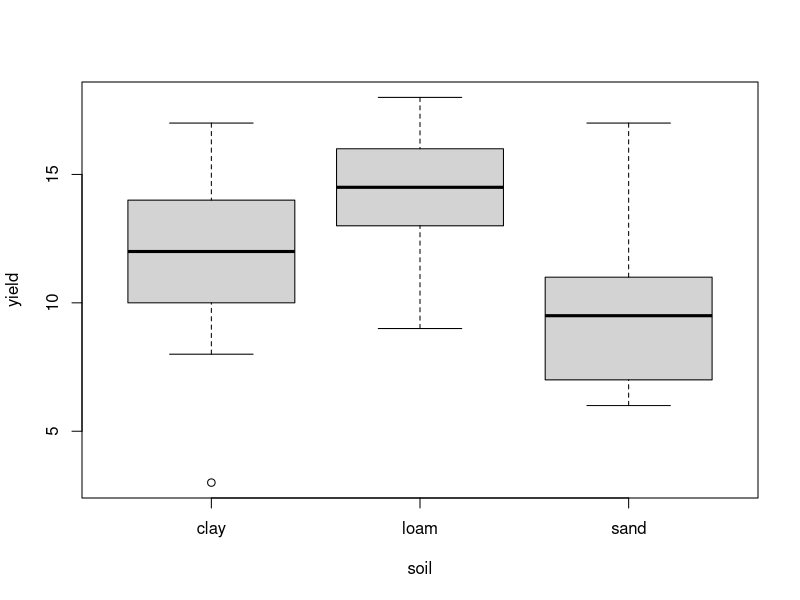
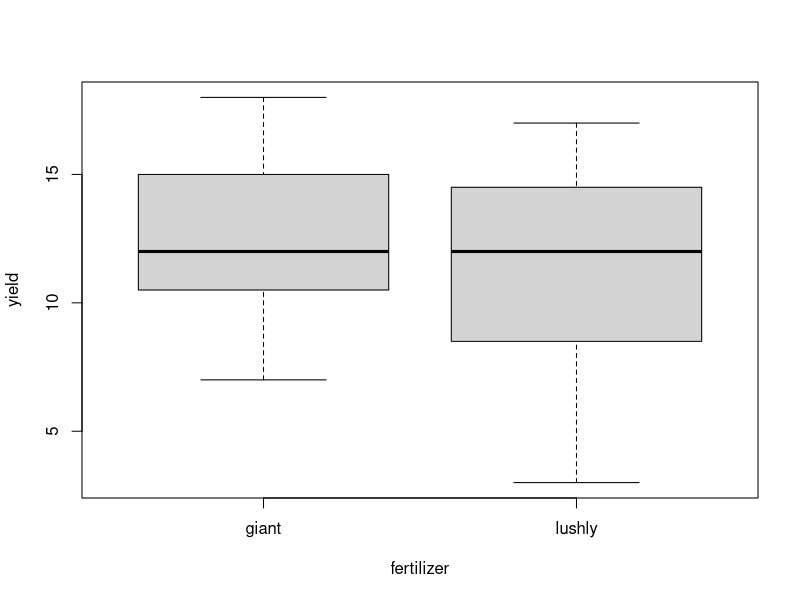
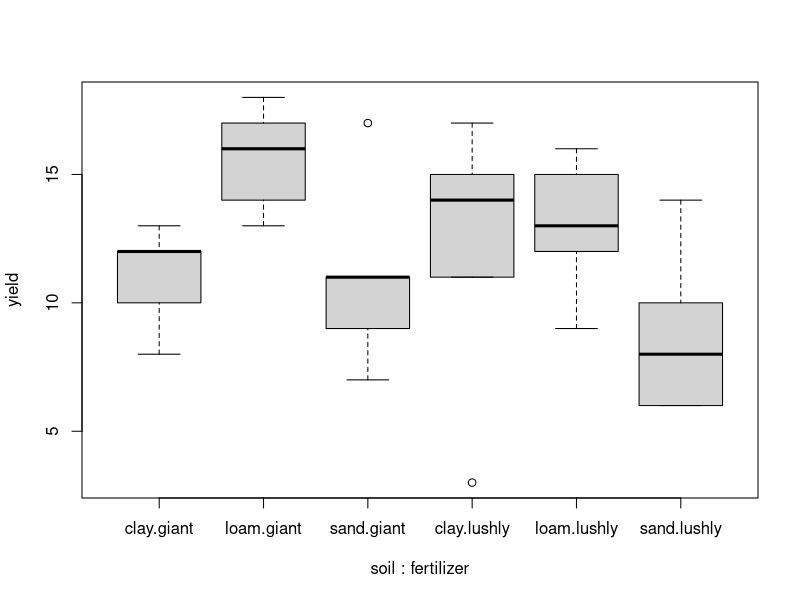
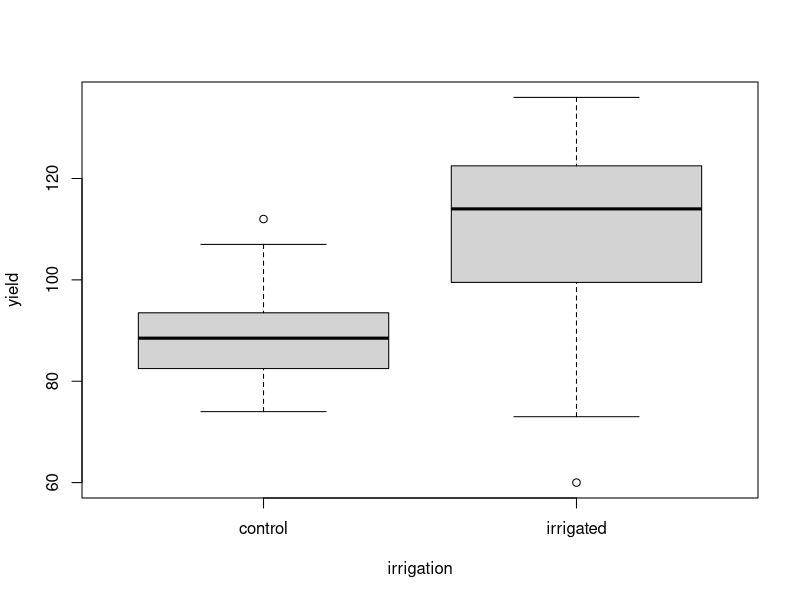
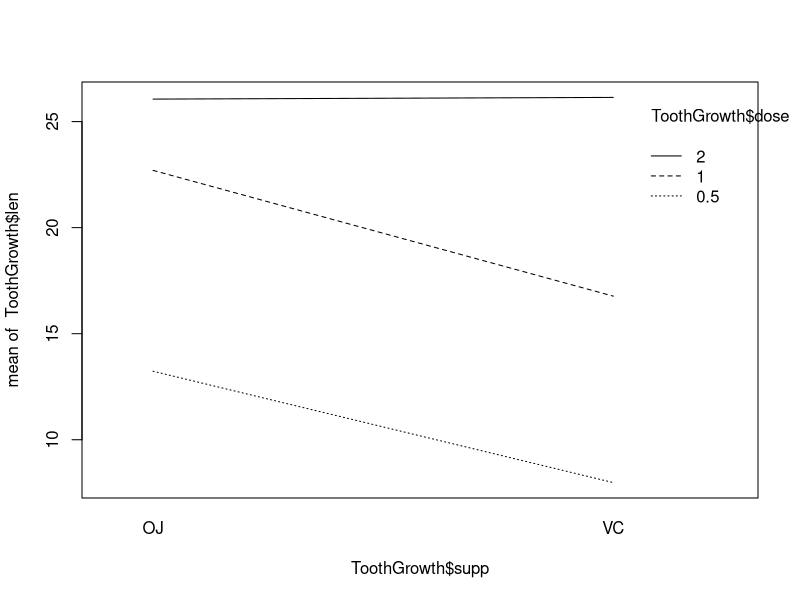

Recreate these plots in R, in order.
# two-way ANOVA

yields1 = read.table("yields.txt", header=T)
str(yields1)
summary(yields1)

# ANOVA assumptions
# check normality
boxplot(yield ~ soil, data=yields1)
boxplot(yield ~ fertilizer, data=yields1)
# check sample sizes across groups for all categories
table(yields1$soil)
table(yields1$fertilizer)
# check homoscedasticity
fligner.test(yield ~ soil, data=yields1)
fligner.test(yield ~ fertilizer, data=yields1)
fligner.test(yield ~ interaction(soil, fertilizer), data=yields1)

# don't forget: residuals are also supposed to be normally distributed (check with histogram & Shapiro-Wilk test)

# two independent variables instead of one --> soil type and fertilizer
model1 = aov(yield ~ soil + fertilizer, data=yields1)
# or use formula 'yield ~ .' to include every individual variable as explanatory variables in the model
summary(model1)
TukeyHSD(model1)

# interaction variables
model2 = aov(yield ~ soil:fertilizer, data=yields1)
summary(model2)
boxplot(yield ~ soil:fertilizer, data=yields1)
TukeyHSD(model2)

# additive & interaction altogether: a*b -> a + b + a:b
model3 = aov(yield ~ soil*fertilizer, data=yields1)
# or use formula 'yield ~ (soil + fertilizer)^2'
# or use formula 'yield ~ .^2' to include every two-way interaction in addition to individual variables as explanatory variables in the model
summary(model3)
TukeyHSD(model3)


# model reduction
# you start with the most complex model and reduce it one variable at a time to the simple model (Occam's razor!)
rmodel = aov(yield ~ .^2, data=yields1)
rmodel = update(rmodel, . ~ . - soil:fertilizer, data=yields1)
rmodel = update(rmodel, . ~ . - fertilizer, data=yields1)
summary(rmodel)


######### three-way interaction ##########

yields2 <- read.table("splityield.txt", header=T)
summary(yields2)
str(yields2)

# examine dataset
table(yields2$fertilizer, yields2$density, yields2$irrigation)
boxplot(yield ~ irrigation, data=yields2)

# TODO: check ANOVA assumptions

int_model <- aov(yield ~ irrigation*density*fertilizer, data=yields2)
int_model <- aov(yield ~ irrigation*density*fertilizer + Error(block), data=yields2)
int_model <- aov(yield ~ irrigation*density*fertilizer + Error(block/irrigation), data=yields2)
int_model <- aov(yield ~ irrigation*density*fertilizer + Error(block/irrigation/density), data=yields2)
summary(int_model)


########## exercise ################
data(ToothGrowth)
summary(ToothGrowth)
str(ToothGrowth)

interaction.plot(ToothGrowth$supp, ToothGrowth$dose, ToothGrowth$len)
?interaction.plot

# TODO: perform two-way ANOVA & model reduction with 'len' as the response variable, but wait there is something wrong
